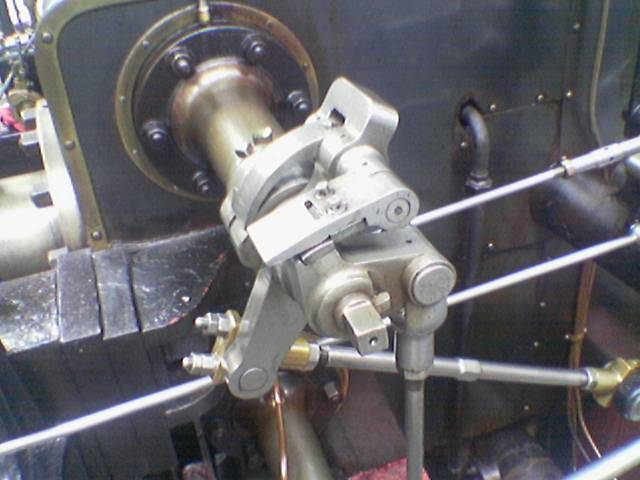
#> input picture Assignment_1/valve.png, 640 x 480 px
$ jupyter execute --allow-errors VIC2018_Assignment1.ipynb   (shell and % lines are left out)
#> lines starting #> are read from the running program, lines starting #| are printed output that depends on the picture
#> further down, img is the input picture: shape (480, 640, 3); mean B, G, R 108.9, 104.8, 106.3
# MA3315: Introduction to Visual Computing
## Assignment 1

This assignment has two problems.

Let us load the required libraries first.

[cell 1]
from __future__ import print_function
import cv2
import numpy as np
from PIL import Image
from scipy.ndimage.filters import gaussian_filter
import math
from scipy import signal
import matplotlib.pyplot as plt

from tqdm import tqdm_notebook as tqdm

## 1. The Canny edge detector

For the first problem, we will implement our own Canny edge detector. Recall that the Canny edge detector consists of the following steps:
* Smoothing the image using a Gaussian filter
* Computing the gradient of the image&mdash;magnitude and direction&mdash;using the Sobel operator
* Non-maximum suppression using the gradient's magnitude and direction
* Double thresholding
* Edge connectivity using hysterisis

#### 1.A Smoothing

This standard smoothing operation can be implemented using the `gaussian_filter` function found in `sklearn.ndimage`.
Alternatively, you can use the following Gaussian filter:

`G = np.array([[2, 4,  5,  2,  2],
               [4, 9,  12, 9,  4],
               [5, 12, 15, 12, 5],
               [4, 9,  12, 9,  4],
               [2, 4,  5,  4,  2]]) / 156;`

#### 1.B Gradients

Use the Sobel operators to compute $g_x$ and $g_y$. The magnitude and direction of the gradient can be computed as
$\sqrt{g_x^2 + g_y^2}$, and $\arctan\left(\frac{g_y}{g_x}\right)$

#### 1.C Non-maximum suppression

We will take a simplistic approach to non-maximum suppression. First, we quantise the gradient directions into four values&mdash;$0$, $\frac{\pi}{4}$, $\frac{\pi}{2}$, and $\frac{3\pi}{4}$. Next, we suppress gradients at all points that are not greater than the two neighbours found when moving in the direction perpendicular to the edge.

#### 1.D Double thresholding

Double thresholding can be implemented by fixing two thresholds, `lo` and `hi`. Accordingly, we will have two *levels* of gradient magnitudes&mdash;*weak* and *strong*. Pixels where the magnitude of the gradient is greater than high will be designated *strong* points, while those where it lies between `lo` and `high` will be designated *weak*.

#### 1.E Edge connectivity

Finally, we decide on edge connectivity as follows:
* All pixels with strong gradients belong to edges, termed *definite edges*.
* All pixels with weak gradients belong to edges only if they are connected to definite edges.

Given below is a template for the Canny edge detector. Your task is to complete this function, and write any supporting functions necessary. You are, of course, free to diverge from this template, if you so wish.

[cell 2]
def canny_edge_detector(img, thresh_lo=0.1, thresh_hi=0.2):
    """
    The Canny edge detector.

    Inputs:
        img              The input image
        thresh_lo        The fraction of the maximum gradient magnitude which will
                         be considered the lo threshold.
        thresh_hi        The fraction of the maximum gradient magnitude which will
                         be considered the hi threshold. Ideally should be 2x to 3x
                         thresh_lo.

    Outputs:
        edge_img         A binary image, with pixels lying on edges marked with a 1,
                         and others with a 0.
    """

    def gaussian_smoothing(image):
        # Returns the image after a gaussian smoothing
        G = np.array([[2, 4,  5,  2,  2],
               [4, 9,  12, 9,  4],
               [5, 12, 15, 12, 5],
               [4, 9,  12, 9,  4],
               [2, 4,  5,  4,  2]]) / 156
        return signal.convolve2d(image, G)
#         return gaussian_filter(image, sigma=0.1)


    def gradient(image):
        # Computes and returns magnitude and direction of the gradient of the image
        Gx = np.array([[-1, 0, 1], [-2, 0, 2], [-1, 0, 1]])

        Ax = signal.convolve2d(image, Gx, mode='same')
        Ay = signal.convolve2d(image, Gx.T, mode='same')
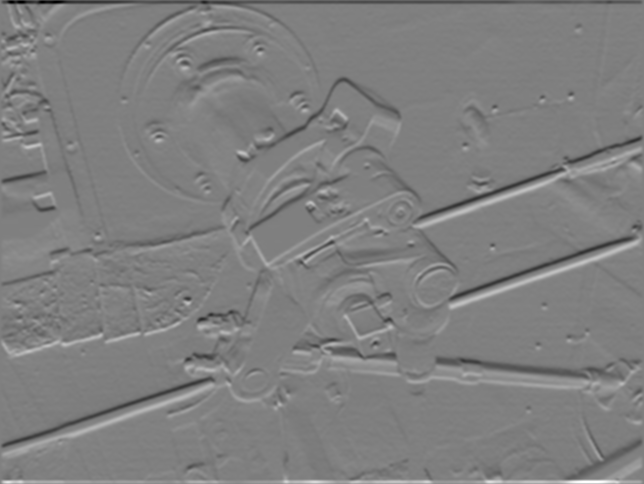
#> Ay: shape (484, 644) float64; min -554.2, max 552.5, mean 0; drawn with min black and max white

        magnitude = np.sqrt(Ax**2 + Ay**2)
        direction = np.arctan(Ay/Ax)
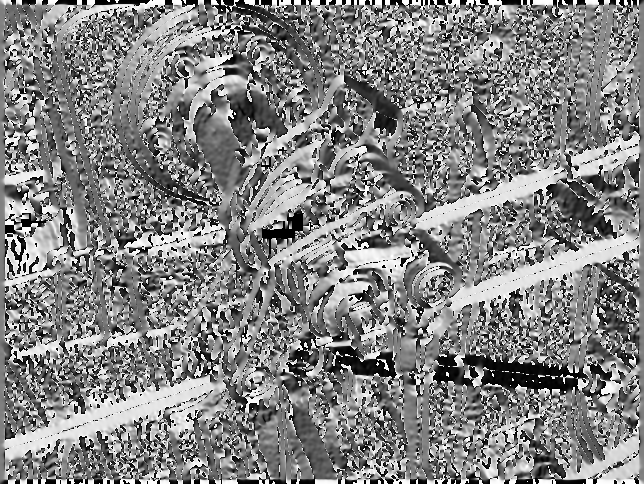
#> direction: shape (484, 644) float64; 0% of the values are NaN or infinite; the others: min -1.57, max 1.57, mean 0.0513; drawn with min black, max white, NaN and infinite black

        return magnitude, direction


    def non_maximum_suppression(magnitude, direction):
        # Return the values of the gradient after a non max suppression
        pi = math.pi
        g_max = np.zeros(magnitude.shape)

        for i in range(len(magnitude)-1):
            for j in range(len(magnitude[0])-1):

                phase = direction[i][j]

                if -pi/8 < phase <= pi/8 or 7*pi/8 < phase <= 9*pi/8:
                    # Taking into account the phase of the gradient to check the magnitude compared to its neighbors
                    if magnitude[i][j] >= magnitude[i][j+1] and magnitude[i][j] >= magnitude[i][j-1]:
                        g_max[i][j] = magnitude[i][j]
#                         print(magnitude[i][j], magnitude[i][j+1], magnitude[i][j-1])

                elif pi/8 < phase <= 3*pi/8 or 9*pi/8 < phase <= 11*pi/8:

                    if magnitude[i][j] >= magnitude[i-1][j-1] and magnitude[i][j] >= magnitude[i+1][j+1]:
                        g_max[i][j] = magnitude[i][j]

                elif 3*pi/8 < phase <= 5*pi/8 or 11*pi/8 < phase <= 13*pi/8:

                    if magnitude[i][j] >= magnitude[i-1][j] and magnitude[i][j] >= magnitude[i+1][j]:
                        g_max[i][j] = magnitude[i][j]

                elif 5*pi/8 < phase <= 7*pi/8 or 13*pi/8 < phase <= 15*pi/8:

                     if magnitude[i][j] >= magnitude[i-1][j+1] and magnitude[i][j] >= magnitude[i+1][j-1]:
                        g_max[i][j] = magnitude[i][j]
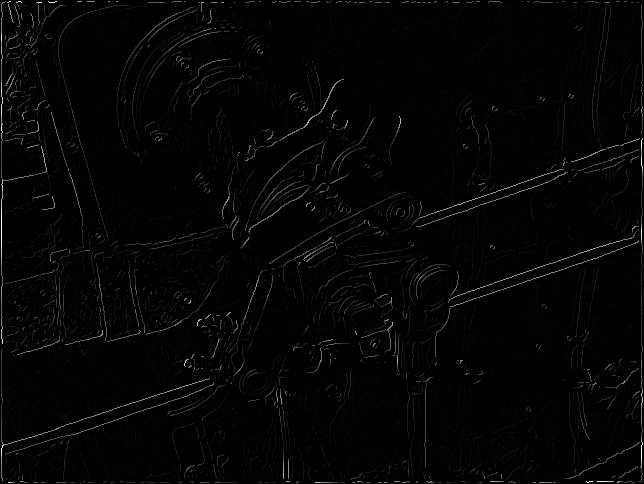
#> g_max: shape (484, 644) float64; min 0, max 554.2, mean 8.6; drawn with min black and max white
        return g_max


    def double_thresholding(image):
        # Returns the values of the pixels after a double thresholding

        '''Choice of the thresholds parameters:'''
        low_threshold = 0.001
        high_threshold = 0.10

        max_value = np.amax(image)
#> max_value = 554.2

        thresholded_image = np.zeros(image.shape)

        for i in range(image.shape[0]):

            for j in range(image.shape[1]):

                if image[i][j] > high_threshold * max_value:
                    thresholded_image[i][j] = 1
                elif image[i][j] > low_threshold * max_value:
                    thresholded_image[i][j] = 0.5
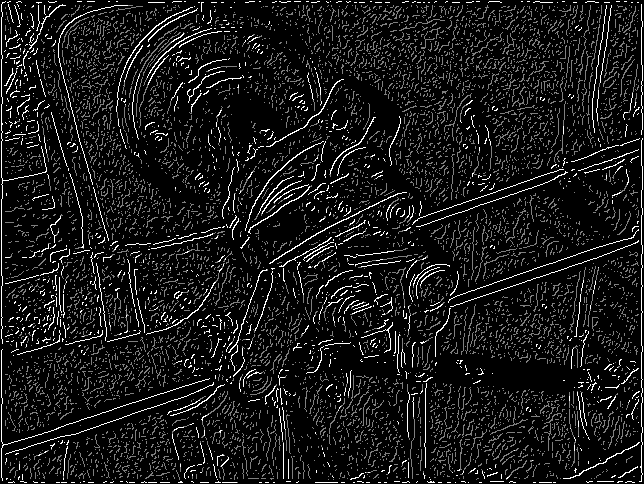
#> thresholded_image: shape (484, 644) float64; min 0, max 1, mean 0.0943

        return thresholded_image


    def connectivity(image):
        # Keeps only connected pixels

        connected_image = np.zeros(image.shape)

        for i in range(image.shape[0]):
            for j in range(image.shape[1]):

                if image[i][j] == 0.5:
                    if j < image.shape[1] - 1:
                        if image[i][j+1] == 1:
                            connected_image[i][j] = 1
                    if j > 0:
                        if image[i][j-1] == 1:
                            connected_image[i][j] = 1
                    if i < image.shape[0] - 1:
                        if image[i+1][j] == 1:
                            connected_image[i][j] = 1
                    if i > 0:
                        if image[i-1][j] == 1:
                            connected_image[i][j] = 1

                    if i > 0 and j > 0:
                        if image[i-1][j-1] == 1:
                            connected_image[i][j] = 1
                    if i > 0 and j < image.shape[1] - 1:
                        if image[i-1][j+1] == 1:
                            connected_image[i][j] = 1
                    if j > 0 and i < image.shape[0] - 1:
                        if image[i+1][j-1] == 1:
                            connected_image[i][j] = 1
                    if i < image.shape[0] - 1 and j < image.shape[1] - 1:
                        if image[i+1][j+1] == 1:
                            connected_image[i][j] = 1

                elif image[i][j] == 1:
                    connected_image[i][j] = 1
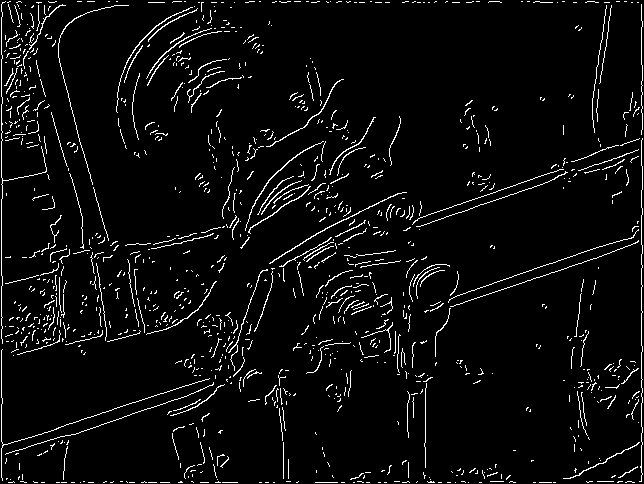
#> connected_image: shape (484, 644) float64; values 0 (black) and 1 (white), 4.7% white in thin lines or dots
        return connected_image


    # Smooth the image first.
    smoothed             = gaussian_smoothing(img)

    # Find gradient magnitude and direction
    g_magnitude, g_dir   = gradient(smoothed)

    plt.figure(figsize=(12,6))
    plt.imshow(g_magnitude, cmap='gray')
    plt.title('g_magnitude')
    plt.show()

    plt.figure(figsize=(12,6))
    plt.imshow(g_dir, cmap='gray')
    plt.title('g_direction')
    plt.show()

    # Non-maximum suppression
    g_max                = non_maximum_suppression(g_magnitude, g_dir)

    plt.figure(figsize=(12,6))
    plt.imshow(g_max, cmap='gray')
    plt.title('gmax')
    plt.show()

    # Double thresholding
    thresh_img           = double_thresholding(g_max)

    plt.figure(figsize=(12,6))
    plt.imshow(thresh_img, cmap='gray')
    plt.title('thresh_img')
    plt.show()

    # Final edge connectivity
    edge_img             = connectivity(thresh_img)

    # Return the result
    return edge_img

Now test the code on a sample image&mdash;

[cell 3]
img   = cv2.imread('valve.png')
img   = cv2.cvtColor(img, cv2.COLOR_RGB2GRAY)

edges = canny_edge_detector(img)
# Let's display all the intermediate images

[cell 4]
plt.figure(figsize=(12,6))

plt.subplot(1, 2, 1)
plt.imshow(img)
plt.axis('off')
plt.title('Original')

plt.subplot(1, 2, 2)
plt.imshow(edges, cmap='gray')
plt.axis('off')
plt.title('Found edges')

plt.show()
# Let's display the final image with only the edges

## 2. Stitching two images

For this problem, you are given two images&mdash;`left.png` and `right.png`, which were extracted from a bigger image. All we know is that `left.png` lies to the left and a bit above of `right.png`, and there is an overlapping region between the two. Your task will be to *stitch* these images together so that you can form a bigger image out of two smaller images.

Let us load the images first.

[cell 5]
left_img   = cv2.imread('left.png')
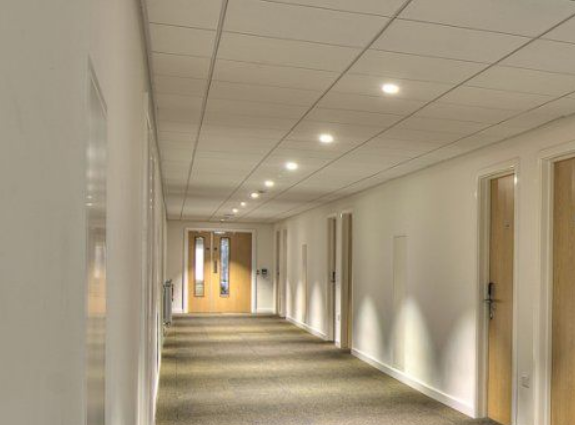
#> input picture Assignment_1/left.png, 575 x 425 px
#> left_img is the input picture: shape (425, 575, 3); mean B, G, R 125.8, 149.9, 163.2
left_img   = cv2.cvtColor(left_img, cv2.COLOR_RGB2GRAY)
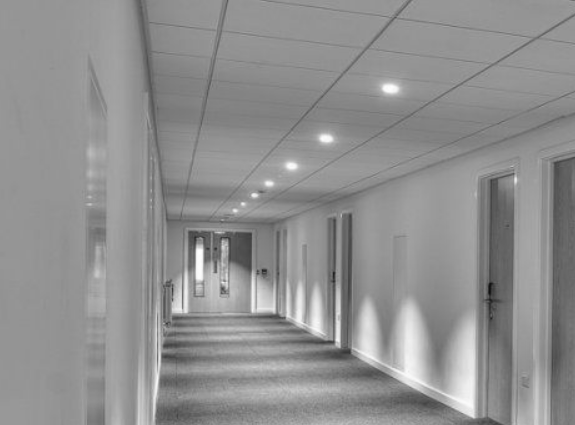
#> left_img: shape (425, 575); min 14, max 254, mean 144.2

right_img  = cv2.imread('right.png')
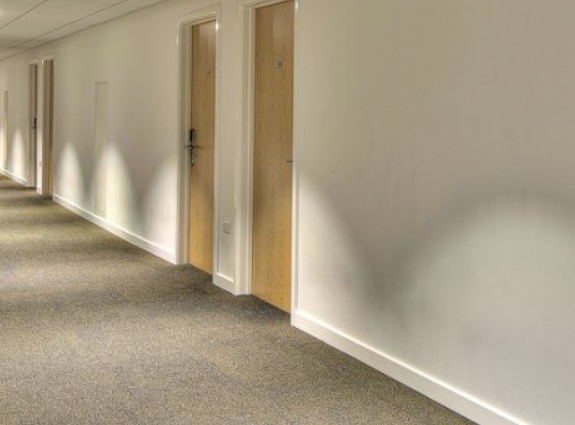
#> input picture Assignment_1/right.png, 575 x 425 px
#> right_img is the input picture: shape (425, 575, 3); mean B, G, R 131.2, 154.2, 167
right_img  = cv2.cvtColor(right_img, cv2.COLOR_RGB2GRAY)
#> right_img: shape (425, 575)

plt.figure(figsize=(12,6))

plt.subplot(1, 2, 1)
plt.imshow(left_img, cmap='gray')
plt.axis('off')
plt.title('Left')

plt.subplot(1, 2, 2)
plt.imshow(right_img, cmap='gray')
plt.axis('off')
plt.title('Right')

plt.show()

We will try to solve this problem using the Harris corner detector and the RANdom SAmple Consensus (RANSAC) algorithm.

The steps are the following&mdash;
* Find corner points in both images using the Harris corner detector.
* Choose a random pair of points&mdash;one from the left image, and the other from the right.
* We will assume that this pair represents the same location in the scene in both images. This gives a translation vector, so the we can superimpose this point in the right image onto the left image.
* The translation gives us an overlapping region, which can be given a similarity score.
* If we keep choosing this pair of points randomly, we can keep improving our similarity score until we have found the best match.

Your task now is the complete the following code.

[cell 6]
def harris_corner_detector(image):

    def grad_x(image):
        Gx = np.array([[-1, 0, 1],[-2, 0, 2], [-1, 0, 1]])
        return signal.convolve2d(image, Gx, mode='same')
#> returned value: shape (425, 575) int64

    def grad_y(image):
        Gy = np.array([[1, 2, 1], [0, 0, 0], [-1, -2, -1]])
        return signal.convolve2d(image, Gy, mode='same')

    def update_M(M, Ix2, Iy2, Ixy, i, j):
        # Update the M matrix according to the inputs given
        M[0][0] += Ix2[i][i]
        M[1][1] += Iy2[i][j]
        M[0][1] += Ixy[i][j]
        M[1][0] = M[0][1]
        return M

    Ix = grad_x(image)
    Iy = grad_y(image)

#     Iy, Ix = np.gradient(image)

    Ix2 = Ix ** 2
    Iy2 = Iy ** 2
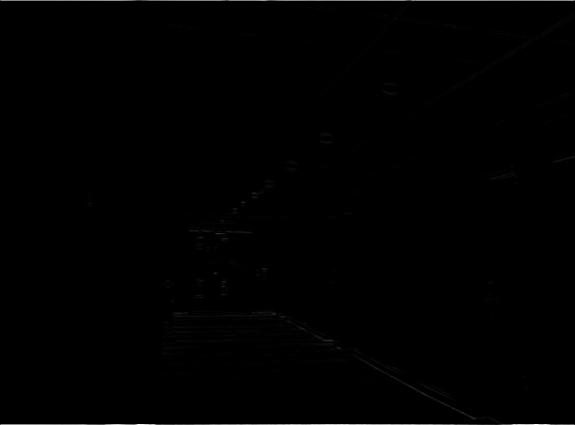
#> Iy2: shape (425, 575) int64; min 0, max 665856, mean 2421.5; drawn with min black and max white
    Ixy = Ix * Iy

    '''Choice of the value of k'''

    k = 0.04
    # Initialize M
    R_matrix = np.zeros(image.shape)

    # Let's move the window to compute the values of M
    for i in range(1, image.shape[0] - 1):
        for j in range(1, image.shape[1]-1):

            M = np.zeros((2, 2))

            Ix2_w = Ix2[i-1:i+2, j-1:j+2]
            Iy2_w = Iy2[i-1:i+2, j-1:j+2]
            Ixy_w = Ixy[i-1:i+2, j-1:j+2]
            M[0,0] = float(Ix2_w.sum())
            M[0,1] = float(Ixy_w.sum())
            M[1,0] = float(Ixy_w.sum())
            M[1,1] = float(Iy2_w.sum())

            det = float(M[0][0] * M[1][1] - M[0][1] * M[1][0])
            trace = float(M[0][0] + M[1][1])

            R = det - k * trace * trace
            R_matrix[i][j] = R
            # R_matrix is just the matrix with the R value corresponding to the related pixel of the image

    corners_list = []
    thr = np.quantile(R_matrix, 0.95)
#> thr = 16031248
    R_max = np.amax(R_matrix[2:]) # Let's take this value to create a threshold (max value of the R matrix)
#> R_max = 7.11e+11
    for i in range(image.shape[0]):
        for j in range(image.shape[1]):

            '''Choice of a value above which we keep the pixel as a corner'''
            if R_matrix[i][j] >= thr:
                corners_list.append((i, j))

    return corners_list


def find_random_pair(list1, list2):
    ind1 = np.random.randint(0, len(list1))
    ind2 = np.random.randint(0, len(list2))

    return list1[ind1], list2[ind2]

def find_translation_vector(c1, c2):
    x_trans = c1[1] - c2[1]
    y_trans = c1[0] - c2[0]

    return x_trans, y_trans


def stitch_images(left, right, max_tries=1000):
    # Find corner points
    corners_left  = harris_corner_detector(left)
#> corners_left = 12219 pairs, first value 1 to 423, second value 1 to 573
    corners_right = harris_corner_detector(right)
#> in grad_y (call 2), `return signal.convolve2d(image, Gy, mode='same')`:
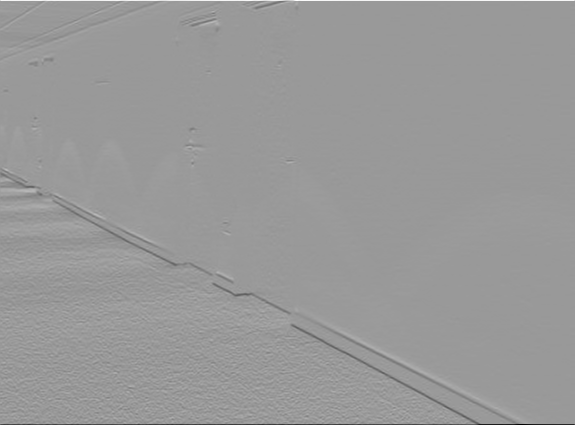
#> returned value: shape (425, 575) int64; min -999, max 662, mean 0; drawn with min black and max white
#> corners_right has the same summary as corners_left

    best_error = 255*left.shape[0]*left.shape[1]
#> best_error = 62315625
    best_trans = None

    for n_try in range(max_tries):
        # Choose two points randomly
        c_left, c_right  = find_random_pair(corners_left, corners_right)

        # Get translation vector
        x_trans, y_trans = find_translation_vector(c_left, c_right)

        # Compute resulting error.
        this_error       = compute_error(left, right, x_trans, y_trans)
        if this_error < best_error:
            best_error   = this_error
            best_trans   = x_trans, y_trans
#> this loop made 1 pass
#> (ind1 in find_random_pair, ind2 in find_random_pair, c_left, c_right, x_trans, y_trans) on pass 1: (2732, 10799, (223, 273), (415, 218), 55, -192)
#> after the loop, best_error = 62315625

    x_trans = best_trans[0]
    y_trans = best_trans[1]

    stitched_image_shape = (right.shape[0] + y_trans, right.shape[1] + x_trans)
    stitched_image = np.zeros(stitched_image_shape)

    if y_trans > 0:
        for i in range(left.shape[0]):
            for j in range(left.shape[1]):
                stitched_image[i][j] = left[i][j]
        for i in range(right.shape[0]):
            for j in range(right.shape[1]):
                stitched_image[i+y_trans][j+x_trans] = right[i][j]
    else:
        pass

    return stitched_image
